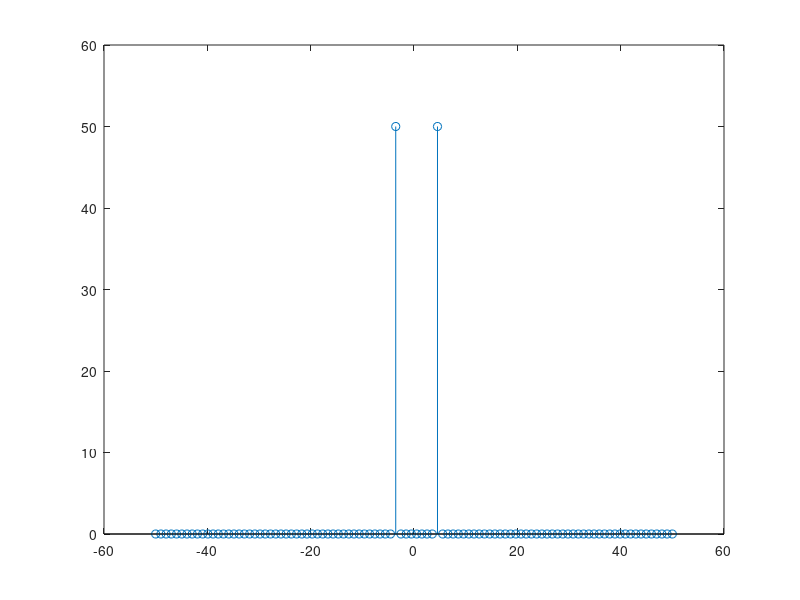

This chart was generated by the following MATLAB code:
f0=4;
Fs=100;
Ts=1/Fs;
t=0:Ts:1-Ts;
y=sin(2*pi*f0*t);
%plot(t,y)
spectrum=fftshift(fft(y));
f=linspace(-Fs/2,Fs/2,length(y));
stem(f,abs(spectrum))